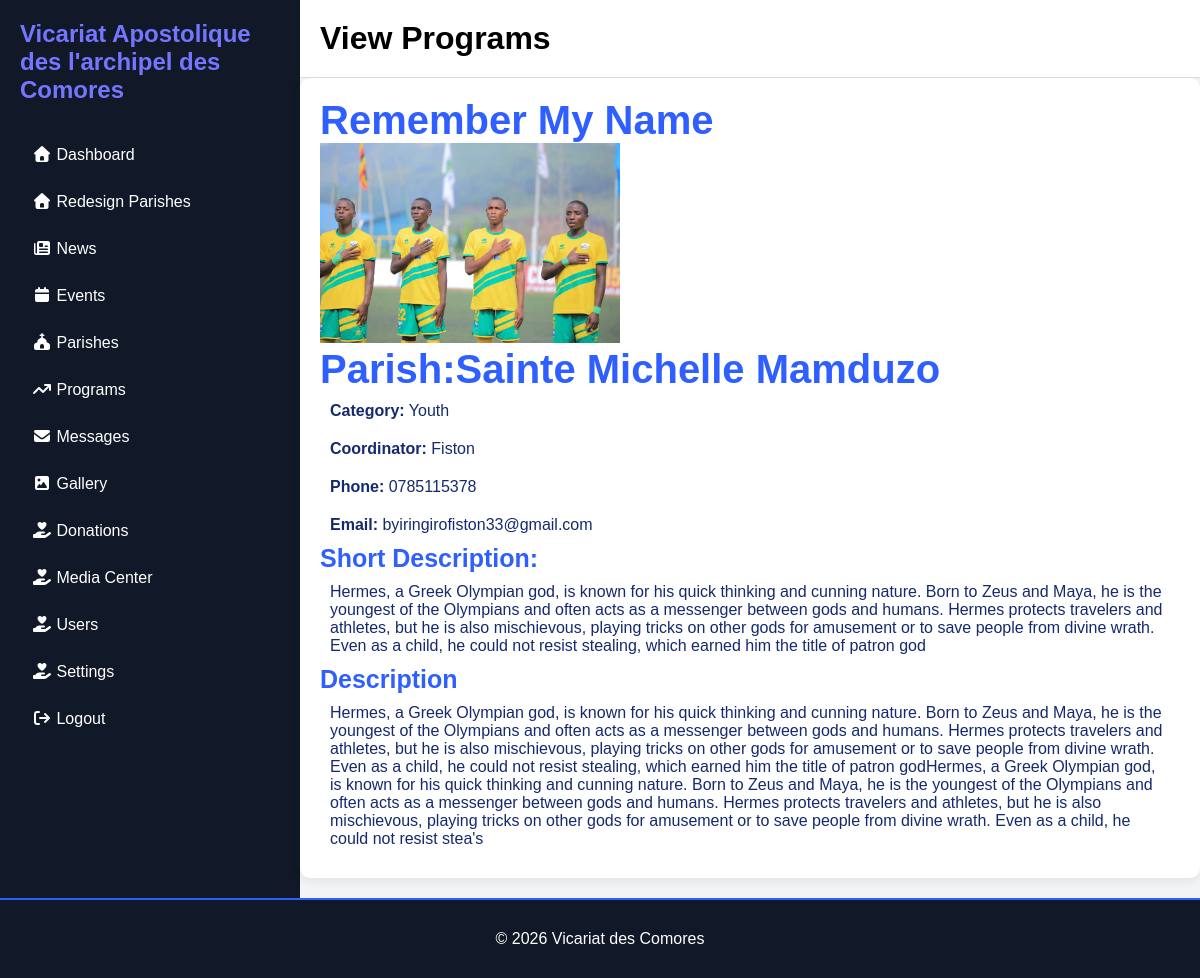
The app's page /Admin/view-programslist.php?id=9 (signed in) with its own data.
### tables this page shows
CREATE TABLE `programs` (
  `id` int(11) NOT NULL,
  `title` varchar(255) NOT NULL,
  `image` varchar(255) DEFAULT NULL,
  `short_description` text DEFAULT NULL,
  `description` longtext DEFAULT NULL,
  `category` varchar(100) DEFAULT NULL,
  `coordinator` varchar(255) DEFAULT NULL,
  `phone` varchar(50) DEFAULT NULL,
  `email` varchar(100) DEFAULT NULL,
  `status` enum('active','inactive') DEFAULT 'active',
  `created_at` timestamp NOT NULL DEFAULT current_timestamp(),
  `parish_id` int(11) DEFAULT NULL
);

CREATE TABLE `parishe` (
  `id` int(11) NOT NULL,
  `name` varchar(150) DEFAULT NULL,
  `slug` varchar(150) DEFAULT NULL,
  `hero_image` varchar(255) DEFAULT NULL,
  `logo` varchar(255) DEFAULT NULL,
  `history` longtext DEFAULT NULL,
  `parish_life` longtext DEFAULT NULL,
  `council` longtext DEFAULT NULL,
  `commissions` longtext DEFAULT NULL,
  `groups_movements` longtext DEFAULT NULL,
  `organisation` longtext DEFAULT NULL,
  `address` varchar(255) DEFAULT NULL,
  `phone` varchar(50) DEFAULT NULL,
  `email` varchar(100) DEFAULT NULL,
  `website` varchar(255) DEFAULT NULL,
  `facebook` varchar(255) DEFAULT NULL,
  `youtube` varchar(255) DEFAULT NULL,
  `instagram` varchar(255) DEFAULT NULL,
  `map` longtext DEFAULT NULL,
  `created_at` timestamp NOT NULL DEFAULT current_timestamp()
);

### Admin/view-programslist.php (the view, shortened to what this page needs)
<?php
include_once __DIR__.'/include/header.php';
$id = (int)$_GET['id'];
$sql = "SELECT programs.*, parishe.name AS parish_name
        FROM programs
        LEFT JOIN parishe
        ON programs.parish_id = parishe.id
        WHERE programs.id = $id";
$result = mysqli_query($conn, $sql);
$row = mysqli_fetch_assoc($result);
?>
<div class="main">
            <div class="topbar">
                <h1>View Programs </h1>
            </div>
            <div class="messages-summary">
                <div class="summary-card">
<h2><?= $row['title']; ?></h2>
<img src="../uploads/<?= $row['image']; ?>" width="300"> <br>
<h2>Parish:<?=$row['parish_name']; ?></h2>
<p><strong>Category:</strong> <?= $row['category']; ?></p>
<p><strong>Coordinator:</strong> <?= $row['coordinator']; ?></p>
<p><strong>Phone:</strong> <?= $row['phone']; ?></p>
<p><strong>Email:</strong> <?= $row['email']; ?></p>
<h3>Short Description:</h3>
<p><?= nl2br($row['short_description']); ?></p>
<h3>Description</h3>
<p><?= nl2br($row['description']); ?></p>
</div>
</div>
 </div>
</div>
     <?php
   include __DIR__. '../include/footer.php';
   ?>
</body>
</html>

### Admin/Admin_Css/adminbig.css (style rules this page uses)
* { margin: 0; padding: 0; box-sizing: border-box; font-family: Arial; }
.main { flex: 1; background: #f3f4f6; }
.topbar { background: white; padding: 20px; border-bottom: 1px solid #ddd; display: flex; justify-content: space-between; }
.page-header h1, p { padding: 10px; color: #152a6e; }
.summary-card { background: #fff; padding: 20px; border-radius: 10px; margin-bottom: 20px; box-shadow: 0 3px 10px rgba(0, 0, 0, .08); }
.summary-card h2 { color: #2f5fff; font-size: 40px; }
.summary-card h3 { color: #2f5fff; font-size: 25px; }

### records on screen
programs: title "Remember My Name", image (picture), parishe.name "Sainte Michelle Mamduzo", category "Youth", coordinator "Fiston", phone "0785115378", email "byiringirofiston33@gmail.com", short_description "Hermes, a Greek Olympian god, is known for his quick thinking and cunning nature. Born to Zeus and Maya, he is the youngest of the Olympians and often acts as a messenger between gods and humans. Hermes protects travelers and athletes, but he is also mischievous, playing tricks on other gods for amusement or to save people from divine wrath. Even as a child, he could not resist stealing, which earned him the title of patron god", description "Hermes, a Greek Olympian god, is known for his quick thinking and cunning nature. Born to Zeus and Maya, he is the youngest of the Olympians and often acts as a messenger between gods and humans. Hermes protects travelers and athletes, but he is also mischievous, playing tricks on other gods for amusement or to save people from divine wrath. Even as a child, he could not resist stealing, which earned him the title of patron godHermes, a Greek Olympian god, is known for his quick thinking and cunning nature. Born to Zeus and Maya, he is the youngest of the Olympians and often acts as a messenger between gods and humans. Hermes protects travelers and athletes, but he is also mischievous,…"
